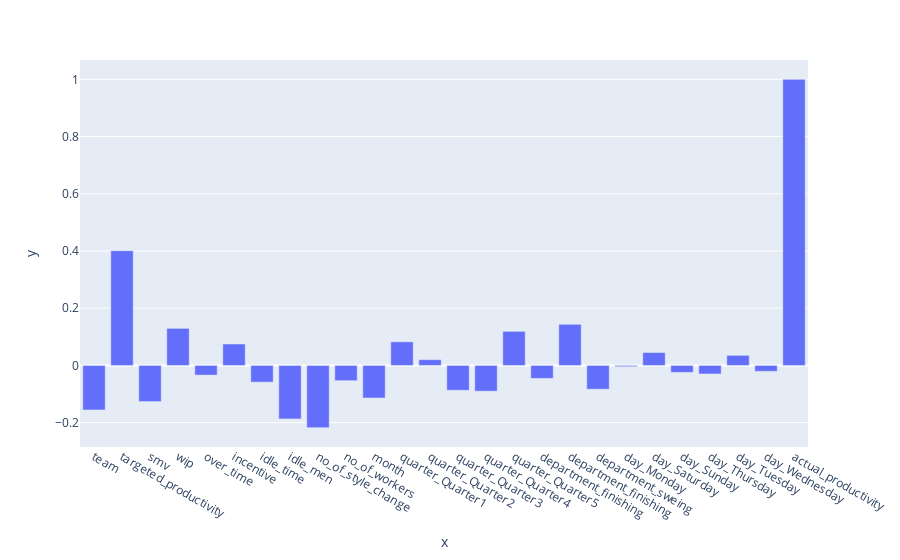
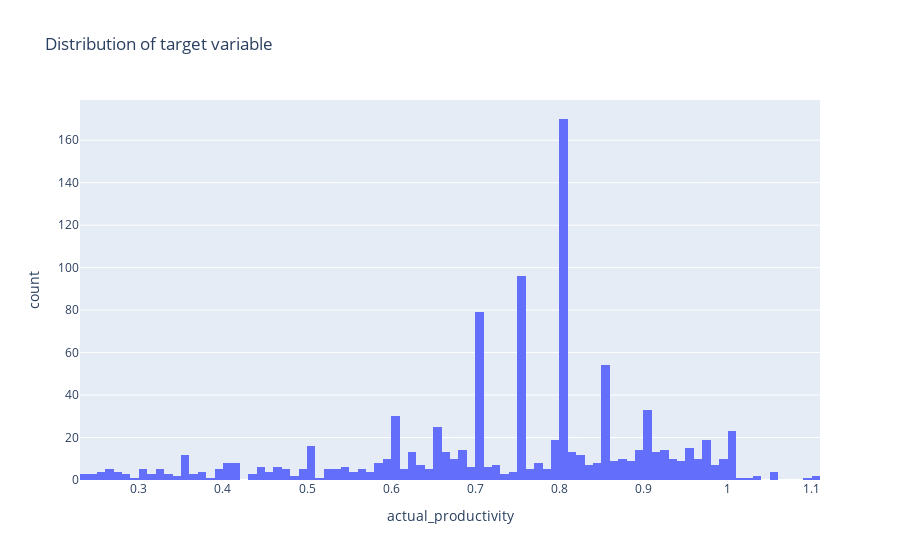
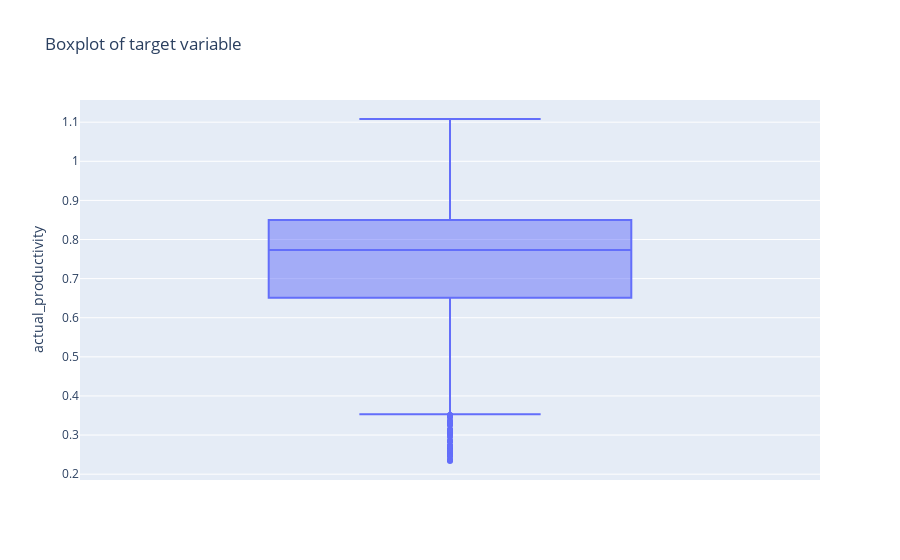

Notebook code cell kept with these figures, in order:
### Markdown cell above
# display list of correlated columns

### Code cell
import plotly.express as px
def visualize():
    df_train = pd.read_csv(r'train_dataset.csv')
    corr_cols = df_train.corrwith(df_train['actual_productivity'])
    fig1 = px.bar(x=corr_cols.index, y=corr_cols.values)
    # plot the distribution of target variable
    fig2 = px.histogram(df_train, x='actual_productivity', nbins=100, title='Distribution of target variable')
    # boxplot of target variable
    fig3 = px.box(df_train, y='actual_productivity', title='Boxplot of target variable')
    return fig1, fig2, fig3


# remove outliers
outlier_threshold = 0.3507
df_train = df_train[df_train['actual_productivity'] < outlier_threshold]

### Figure 1 — Plotly figure (JSON) as saved in the notebook; plotly's stock layout.template omitted (floating-point values rounded to 4 significant figures)
{"data": [{"alignmentgroup": "True", "hovertemplate": "x=%{x}<br>y=%{y}<extra></extra>", "legendgroup": "", "marker": {"color": "#636efa", "pattern": {"shape": ""}}, "name": "", "offsetgroup": "", "orientation": "v", "showlegend": false, "textposition": "auto", "type": "bar", "x": ["team", "targeted_productivity", "smv", "wip", "over_time", "incentive", "idle_time", "idle_men", "no_of_style_change", "no_of_workers", "month", "quarter_Quarter1", "quarter_Quarter2", "quarter_Quarter3", "quarter_Quarter4", "quarter_Quarter5", "department_finishing", "department_finishing ", "department_sweing", "day_Monday", "day_Saturday", "day_Sunday", "day_Thursday", "day_Tuesday", "day_Wednesday", "actual_productivity"], "xaxis": "x", "y": [-0.1557, 0.4011, -0.1262, 0.1297, -0.03371, 0.07493, -0.05836, -0.1868, -0.2174, -0.05327, -0.1137, 0.08261, 0.02019, -0.08675, -0.0899, 0.1193, -0.04517, 0.1439, -0.08303, -0.004186, 0.04521, -0.02424, -0.02973, 0.0353, -0.02052, 1.0], "yaxis": "y"}], "layout": {"barmode": "relative", "legend": {"tracegroupgap": 0}, "margin": {"t": 60}, "xaxis": {"anchor": "y", "domain": [0, 1], "title": {"text": "x"}}, "yaxis": {"anchor": "x", "domain": [0, 1], "title": {"text": "y"}}}}

### Figure 2 — Plotly figure (JSON) as saved in the notebook; plotly's stock layout.template omitted (floating-point values rounded to 4 significant figures; data arrays with more than 128 entries replaced by an {"elided": "..."} marker saying what was removed)
{"data": [{"alignmentgroup": "True", "bingroup": "x", "hovertemplate": "actual_productivity=%{x}<br>count=%{y}<extra></extra>", "legendgroup": "", "marker": {"color": "#636efa", "pattern": {"shape": ""}}, "name": "", "nbinsx": 100, "offsetgroup": "", "orientation": "v", "showlegend": false, "type": "histogram", "x": {"elided": "1017 float values"}, "xaxis": "x", "yaxis": "y"}], "layout": {"barmode": "relative", "legend": {"tracegroupgap": 0}, "title": {"text": "Distribution of target variable"}, "xaxis": {"anchor": "y", "domain": [0, 1], "title": {"text": "actual_productivity"}}, "yaxis": {"anchor": "x", "domain": [0, 1], "title": {"text": "count"}}}}

### Figure 3 — Plotly figure (JSON) as saved in the notebook; plotly's stock layout.template omitted (floating-point values rounded to 4 significant figures; data arrays with more than 128 entries replaced by an {"elided": "..."} marker saying what was removed)
{"data": [{"alignmentgroup": "True", "hovertemplate": "actual_productivity=%{y}<extra></extra>", "legendgroup": "", "marker": {"color": "#636efa"}, "name": "", "notched": false, "offsetgroup": "", "orientation": "v", "showlegend": false, "type": "box", "x0": " ", "xaxis": "x", "y": {"elided": "1017 float values"}, "y0": " ", "yaxis": "y"}], "layout": {"boxmode": "group", "legend": {"tracegroupgap": 0}, "title": {"text": "Boxplot of target variable"}, "xaxis": {"anchor": "y", "domain": [0, 1]}, "yaxis": {"anchor": "x", "domain": [0, 1], "title": {"text": "actual_productivity"}}}}
